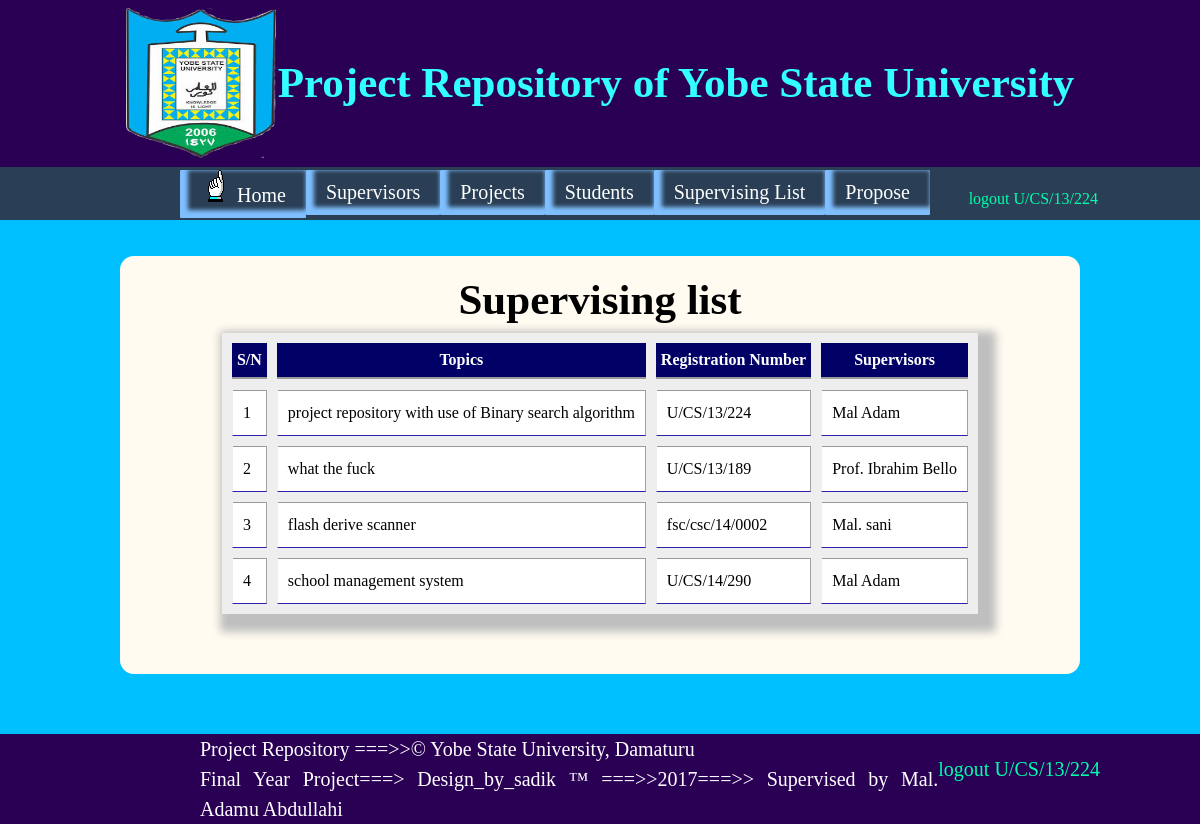
Screenshot of /php/supervisingList.php (signed in) with the database file from the repository.
### tables this page shows
CREATE TABLE `proposed_topics` (
  `pro_id` int(11) NOT NULL,
  `p_topic` varchar(150) NOT NULL,
  `supervisor_id` int(11) NOT NULL,
  `student_id` varchar(15) NOT NULL,
  `validate` varchar(15) NOT NULL DEFAULT 'waiting'
);

CREATE TABLE `students` (
  `student_id` int(11) NOT NULL,
  `surname` varchar(70) NOT NULL,
  `otherName` varchar(70) NOT NULL,
  `regno` varchar(20) NOT NULL,
  `gender` varchar(8) NOT NULL,
  `password` varchar(50) NOT NULL
);

CREATE TABLE `supervisors` (
  `supervisor_id` int(11) NOT NULL,
  `name` varchar(70) NOT NULL,
  `Title` varchar(100) NOT NULL,
  `level` varchar(50) NOT NULL,
  `specialization` varchar(100) NOT NULL,
  `interest` varchar(100) NOT NULL,
  `password` varchar(30) NOT NULL
);

### php/supervisingList.php (the view)
<?php
	include("../include/header.php");
	include("../include/databaseConnection.php");
	include("../include/menu.php");
?>
<div id="bodydiv">
<h1><center> Supervising list</center></h1>
<?php
		echo"<center>";
		echo "<table cellspacing='10' class='adminTable' >";
		echo "<tr>
				 <th>S/N</th>
				 <th>Topics</th>
				 <th>Registration Number</th>
				 <th>Supervisors</th>
			  </tr>";
			$sql="SELECT proposed_topics.pro_id, proposed_topics.p_topic, proposed_topics.validate, supervisors.Title, supervisors.name, students.regno
FROM `proposed_topics`
JOIN supervisors
ON supervisors.supervisor_id=proposed_topics.supervisor_id
JOIN students
ON students.student_id=proposed_topics.student_id
WHERE proposed_topics.validate='accepted';";
			$query=mysqli_query($connectdb,$sql);
			if($query){
				$i=1;
				while($row=mysqli_fetch_assoc($query)){
					echo "<tr>
								<td>".$i."</td>
								<td>".$row['p_topic']."</td>
								<td>".$row['regno']."</td>
								<td>".$row['Title']." ".$row['name']."</td>
						</tr>";
						$i+=1;
				}
			}
			echo"</table>";
			echo"</center>";
?>
    </div>
 <?php include("../include/footer.php") ?>
</body>
</html>

### include/header.php (shortened to what this page needs)
<?php session_start();
		$user=$_SESSION["login"];
?>
<!doctype html>
<html>
<head>
<link rel="stylesheet" href="../css/index.css" >
</head>
<body>
	<div id="headertable">
    	<table class="tblhead">
        	<tr>
            	<td><img src="../image/ysulogo.jpg" alt="ysu logo" id="logo"></td>
                <td><h1>Project Repository of Yobe State University</h1></td>
            </tr>
         </table>
     </div>

### include/menu.php (shortened to what this page needs)
<div class="div_hmenu">
	<ul class="ul_hmenu">
    	<li ><a href="home.php" ><img src="../icons/POINT05.ICO"> Home</a></li>
        <li ><a href="Supervisors.php" >Supervisors</a></li>
        <li ><a href="project.php" >Projects</a></li>
        <li ><a href="student.php" >Students</a></li>
        <li ><a href="supervisingList.php" >Supervising List</a></li>
    	<li ><a href="propost_topic.php" >Propose</a></li>
     </ul>
     <a href="../php/logout.php" id="footerlogout">logout  <?php echo $user; ?></a>
</div>

### include/footer.php
<div class="footer">
	<?php
        if(!isset($user)){
            die();
        }
		else if(isset($_SESSION["login"])&&($_SESSION["login"]!="")){ ?>
			<div class="footerText">
        	<p>
                Project Repository ===>>&copy; Yobe State University, Damaturu
                <a href="../php/logout.php" id="footerlogout">logout <?php echo $user; ?></a>
                <br>Final Year Project===> Design_by_sadik &#8482; ===>>2017===>> Supervised by Mal. Adamu Abdullahi
        	</p>
<?php
		}
?>
</div>

### css/index.css (style rules this page uses)
* { margin:0; padding:0; }
#headertable { margin: auto; width: 100%; background-color:#2A0055; //#2A00FF; //margin-bottom:2em; }
#headertable tr td h1 { color: #33FFFF; font-family: Baskerville, "Palatino Linotype", Palatino, "Century Schoolbook L", "Times New Roman", serif; font-size: 43px; }
.tblhead { margin-left:auto; margin-right:auto; }
body { backface-visibility: visible; background-color: #00BFFF; background-repeat: round; font-family: Cambria; line-height: 1.5; }
p { text-align:justify; font-size:20px; }
#logo { margin-top: 4%; width: 150px; height: 150px; }
#bodydiv, #indexbodydiv { min-height:300px; margin-top:3%; margin-left: 10%; margin-right: 10%; border: solid black 0px; border-radius: 14px; background-color: #FFFBF0; margin-bottom: 5%; padding-bottom: 5%; padding-left: 5%; padding-right: 5%; padding-top: 1%; }
h1 { font-family: Baskerville, "Palatino Linotype", Palatino, "Century Schoolbook L", "Times New Roman", serif; font-size: 43px; }
.div_hmenu { margin:0 auto; background-color:#2A3F55; //height: 50px; padding-left: 15%; padding-right:0; overflow:auto; }
ul li { margin-bottom:2px; margin-top:3px; list-style: none; background-color: #2A3F55; float: left; border-radius: 1px; -webkit-box-shadow: inset 4px -4px 4px 4px #7FBFFF; box-shadow: inset 4px -4px 4px 4px #7FBFFF; }
ul li a { text-decoration: none; color: white; font-size: 20px; line-height: 45px; display: block; padding-left: 20px; padding-right: 20px; padding-top: 0px; padding-bottom: 0px; }
.footer { background-color:#2A0055; height:5%; padding-left:200px; top:10px; color:#FFF; }
#footerlogout { text-decoration:none; color:#0FA; float:right; margin:2% 10% 0% 0% ; }
.adminTable { background-color:#EEE; min-width:80%; border-radius: 1px; -webkit-box-shadow: 8px 8px 8px 10px #BFBFBF; box-shadow: 8px 8px 8px 10px #BFBFBF; }
table.adminTable td { background-color: white; padding: 10px; border-right: thin ridge #A0A0A4; border-bottom: thin ridge #2A1FAA; border-top-width: thin; border-left-width: thin; border-top-style: inset; border-left-style: ridge; }
table.adminTable th { padding:5px; color:white; border-bottom-style:groove; background-color: #006; }

### rows the page displays
proposed_topics: p_topic "project repository with use of Binary search algorithm", student.regno "U/CS/13/224", supervisor.Title "Mal", supervisor.name "Adam"
proposed_topics: p_topic "what the fuck", student.regno "U/CS/13/189", supervisor.Title "Prof.", supervisor.name "Ibrahim Bello"
proposed_topics: p_topic "flash derive scanner", student.regno "fsc/csc/14/0002", supervisor.Title "Mal.", supervisor.name "sani"
proposed_topics: p_topic "school management system", student.regno "U/CS/14/290", supervisor.Title "Mal", supervisor.name "Adam"

### other values shown
$user "U/CS/13/224"
